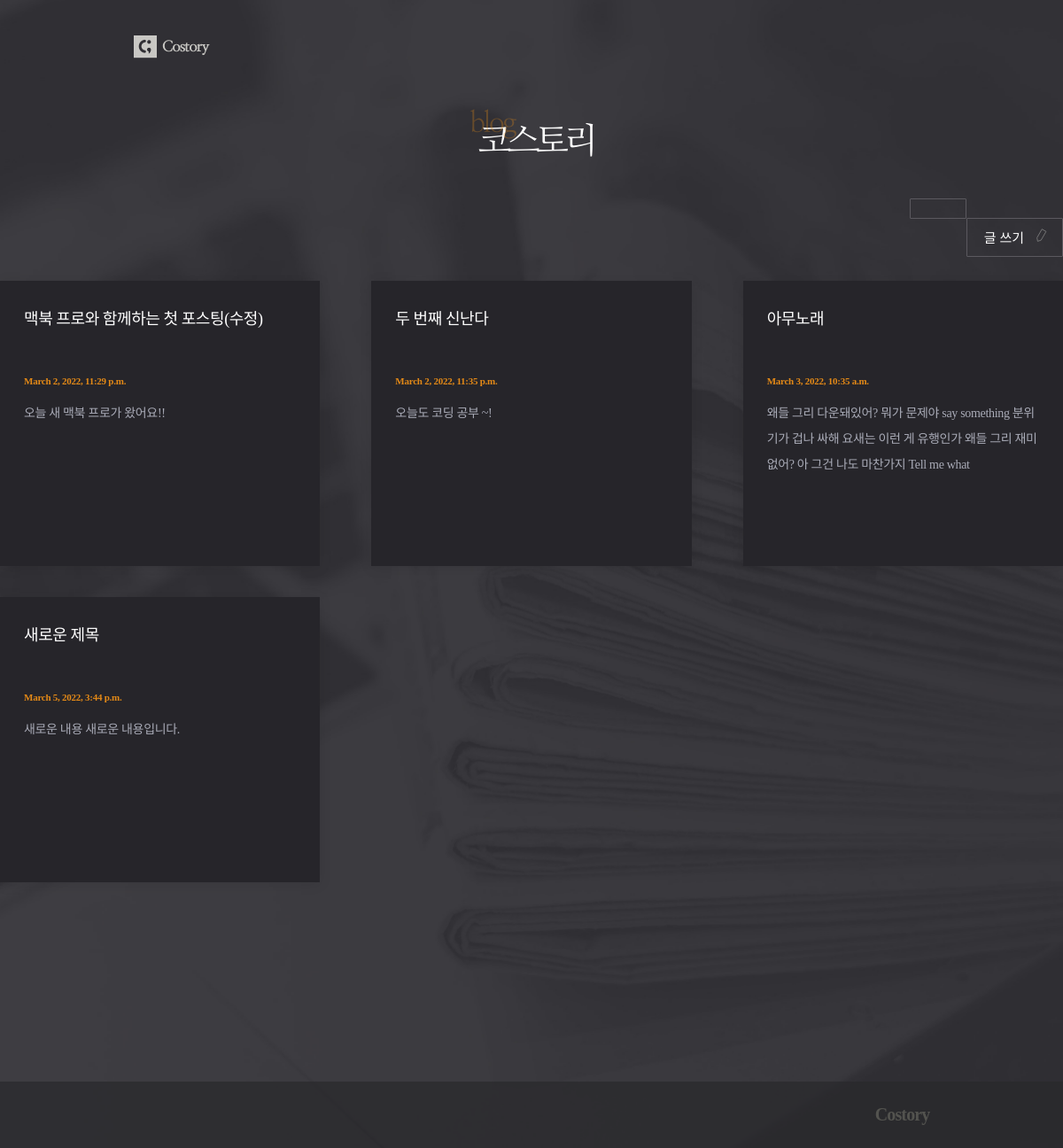
The app's page /posts/, older data.
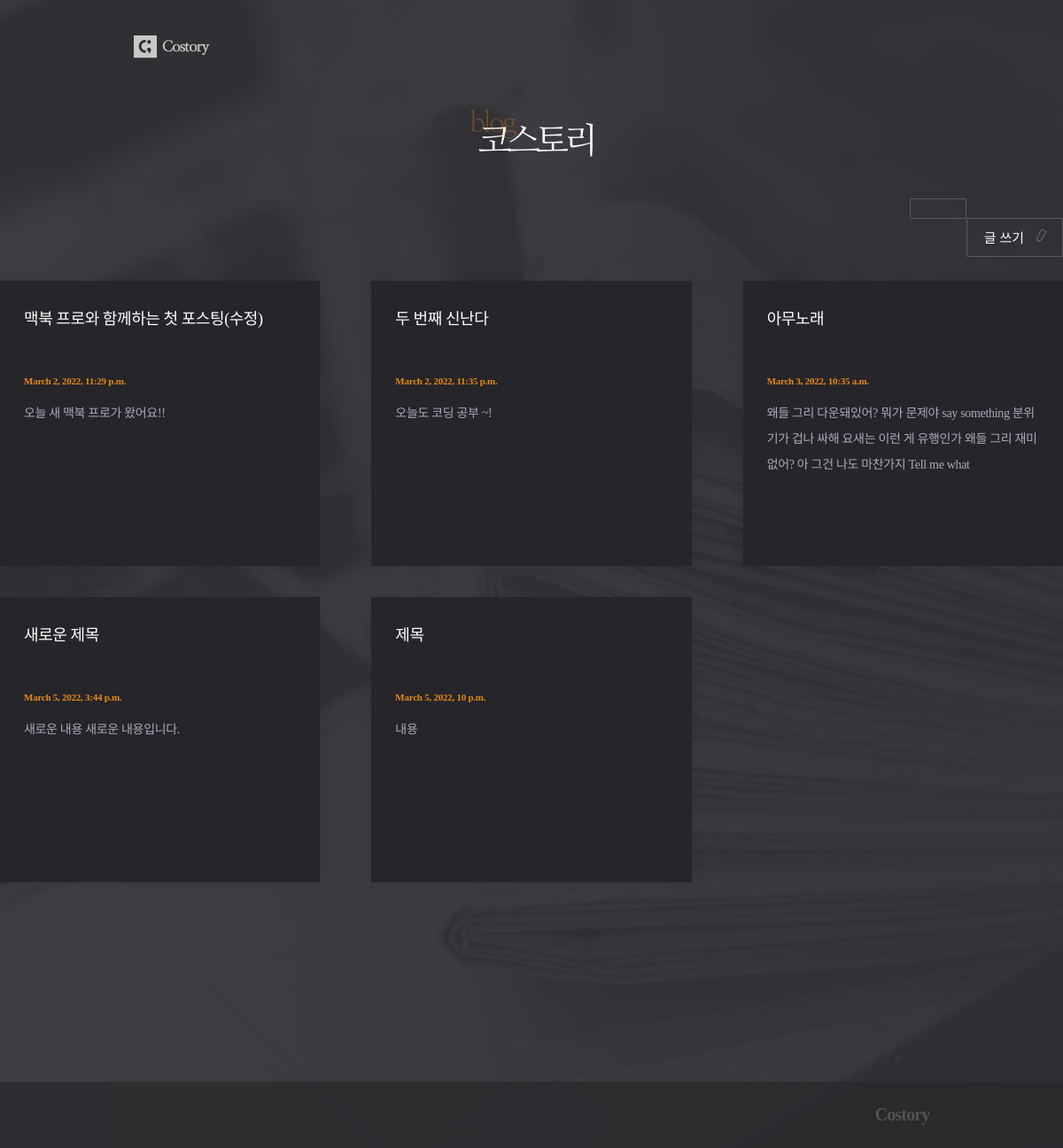
The same page, newer data.
### posts/models.py (models this page shows, shortened)
class Post(models.Model):
    title = models.CharField(max_length=50, unique=True,
                             error_messages={'unique' : '이미 있는 제목이네요!'})
    content = models.TextField(validators=
                               [MinLengthValidator(10, '너무 짧군요! 10자 이상 적어주세요.'),
                                validate_symbols]) # 길이에 대한 제한이 없는 문자열 필드
    dt_created = models.DateTimeField(verbose_name="Date Created", auto_now_add=True)
    dt_modified = models.DateTimeField(verbose_name="Date Modified", auto_now=True)

### posts/views.py (the view)
# urls.py: path('posts/', views.post_list, name='post-list'),
def post_list(request):
    posts = Post.objects.all()
    ctx = {"posts" : posts}
    return render(request, 'posts/post_list.html', ctx)

### posts/templates/posts/post_list.html (shortened to what this page needs)
{% extends './base.html' %}
{% load static %}
{% block css %}
    <link rel="stylesheet" href="{% static 'posts/css/post_list.css' %}">
{% endblock css %}
{% block logo_text %}
    <div id="header">
        <div class="container">
            <h1><img src="{% static 'posts/images/headertxt.png' %}"></h1>
        </div>
    </div>
{% endblock logo_text %}
{% block content %}
    <div class='btn_post'>
        <a href="{% url 'post-create' %}">글 쓰기</a>
    </div>
    <div class="post_container">
        {% for post in posts %}
            <div class="post"><a href={% url 'post-detail' post.id %}>
                <h2 class="title">{{post.title}}</h2>
                <p class="date">{{post.dt_created}}</p>
                <p class="text">{{post.content | slice:":100"}}</p>
            </a></div>
        {% endfor %}
    </div>
{% endblock content %}

### posts/templates/posts/base.html (shortened to what this page needs)
{% load static %}
<!DOCTYPE html>
<html lang="en">
    <head>
        {% block css %}
        {% endblock css %}
    </head>
    <body>
        <div id="wrap">
            <div id="header">
                <div id="nav">
                    <div class="logo">
                        <a href={% url 'post-list' %}><img src="{% static 'posts/images/logo.png' %}"></img>
                    </div>
                </div>
            </div>
        {% block logo_text %}
        {% endblock logo_text %}
        <div id="content">
            <div class="contatiner">
                {% block content %}
                {% endblock content %}
        <div id="footer">
            <div class="footer">
                <p>Costory</p>
            </div>
        </div>
    </div>
    </body>
</html>

### posts/static/posts/css/post_list.css (style rules this page uses)
h1,h2,h3,p,a,ul,li { margin: 0; padding: 0; font-family : 'NanumMyeongjo'; font-weight: 200; list-style: none; text-decoration: none; outline: none; color: black; }
html { position: relative; min-height: 100%; margin: 0; }
body { min-height: 100%; margin: 0; padding: 0; background: url(../images/bg.jpg) no-repeat center top/cover; -webkit-font-smoothing: antialiased; -moz-osx-font-smoothing: auto; }
img { margin: 0; padding: 0; border: 0; }
#nav { height: 60px; }
#header { margin: 23px 0 39px; }
#content { margin-bottom: 300px; }
#footer { position: absolute; left: 0; bottom: 0; width: 100%; height: 75px; background: rgba(41, 41, 44, 0.7); }
.container { width: 899px; margin: 0 auto; }
.logo { width: 65%; min-width: 899px; margin: 0 auto; padding-top: 17px; }
.logo img { width: 88px; }
h1 { text-align: center; }
h1 img { width: 139px; }
.btn_post { text-align: right; }
.btn_post a { display: inline-block; margin-bottom: 27px; padding: 10px 43px 11px 19px; font-size: 15px; color: #fff; border: 1px solid #5b595f; border-radius: 1px; background: url(../images/pen.svg)no-repeat 75px 11px/16px; }
.post_container { display: grid; margin-bottom: 35px; grid-template-columns: repeat(3,1fr); grid-auto-rows: minmax(322px, auto); grid-column-gap: 58px; grid-row-gap: 35px; }
.post { background: #26252a; padding: 30px 29px 40px 27px; box-shadow: 0 2px 14px 0 rgba(0, 0, 0, 0.09); }
.post h2 { height: 54px; font-size: 18px; color: #fff; line-height: 1.5; letter-spacing: -0.42px; overflow: hidden; text-overflow: ellipsis; display: -webkit-box; -webkit-line-clamp: 2; -webkit-box-orient: vertical; word-wrap:break-word; }
.post .date { margin: 23px 0 17px; font-size: 11px; font-weight: bold; color: #e38917; letter-spacing: -0.25px; }
.post .text { font-size: 14px; color: #a9abb7; line-height: 2.07; letter-spacing: -0.32px; overflow: hidden; text-overflow: ellipsis; display: -webkit-box; -webkit-line-clamp: 5; -webkit-box-orient: vertical; word-wrap:break-word; }
.footer { width: 65%; min-width: 899px; margin: 0 auto; }
.footer p { text-align: right; font-size: 20px; line-height: 75px; font-weight: 800; letter-spacing: -0.85px; color: #53534f; }

Row changes from the older to the newer data that the page shows:
added Post: title "제목", dt_created "March 5, 2022, 10 p.m.", content "내용"
